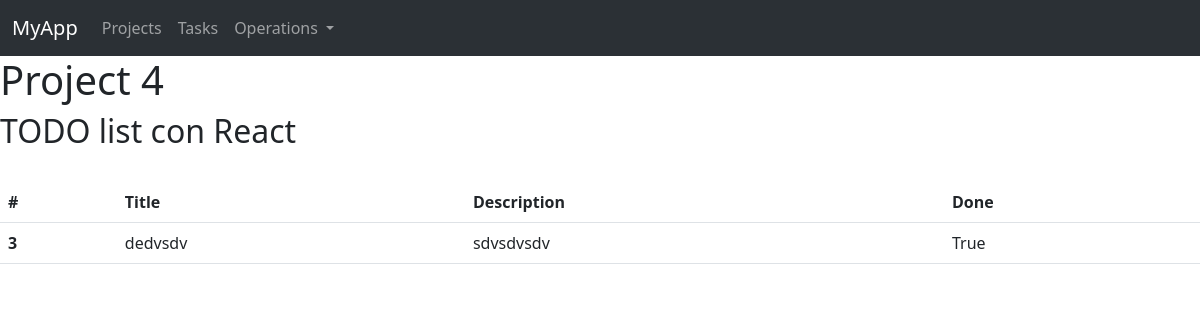
/project/4, run on the app's committed database.
### myapp/models.py (models this page shows, shortened)
class Project(models.Model):
    name = models.CharField(max_length=200)

class Task(models.Model):
    title = models.CharField(max_length=300)
    description = models.TextField()
    done = models.BooleanField(default=False)
    project = models.ForeignKey(Project, on_delete=models.CASCADE)

### myapp/views.py (the view)
# urls.py: path('project/<int:id>', views.show_project, name='show_project'),
def show_project(request, id):
    project = Project.objects.get(id=id)
    tasks = project.task_set.all()
    return render(request, 'show_project.html', {
        'project': project,
        'tasks': tasks
    })

### myapp/templates/show_project.html (shortened to what this page needs)
{% extends 'base.html' %} {% block body %}
<h1>Project {{project.id}}</h1>
<h2>{{project.name}}</h2>
<br />
{% if tasks|length != 0 %}
<table class="table">
  <thead>
    <tr>
      <th scope="col">#</th>
      <th scope="col">Title</th>
      <th scope="col">Description</th>
      <th scope="col">Done</th>
    </tr>
  </thead>
  <tbody>
    {% for task in tasks %}
    <tr>
      <th scope="row">{{task.id}}</th>
      <td>{{task.title}}</td>
      <td>{{task.description}}</td>
      <td>{{task.done}}</td>
    </tr>
    {% endfor %}
  </tbody>
</table>
{% else %}
<p>Project without tasks</p>
{% endif %} {% endblock body %}

### data on the page
Project: id "4", name "TODO list con React"
Task: id "3", title "dedvsdv", description "sdvsdvsdv", done "True"
